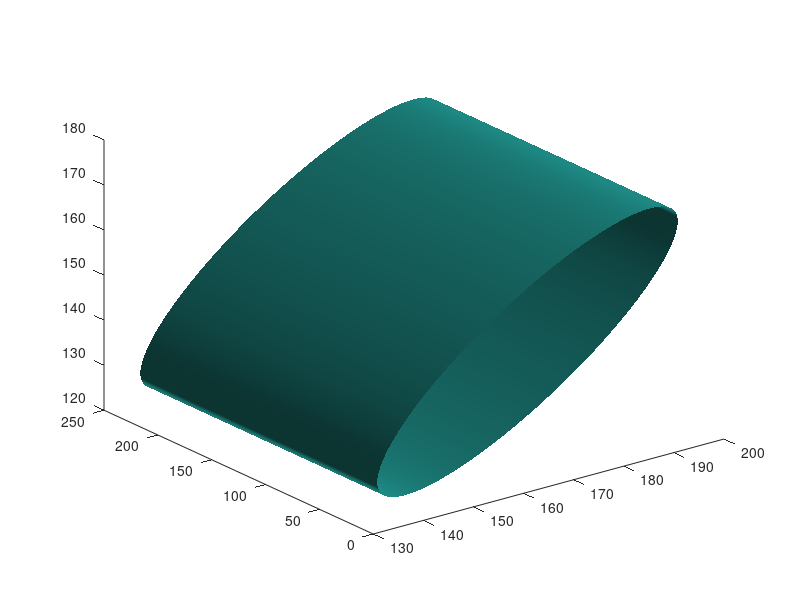

The MATLAB script that drew this image: (Note: this script raises an error after producing the figure.)

[x, y, z] = ndgrid(-11.0 : 0.1 : 11.0, -11.0 : 0.1 : 11.0, -11.0 : 0.1 : 11.0);

u = -2*y.^2 + 4*y.*z - 3*z.^2 + 4*y + 4*z - 12;

A = [
    [0, 0, 0];
    [0, -2, 2];
    [0, 2, -3]
];

B = [0; 2; 2]

a0 = -12

AlE = poly(A);
disp("Характеристический многочлен:");
polyout(AlE, 'l');

eigenvalues = sort(roots(AlE));
disp("Собственные значения:");
disp(eigenvalues)

[eigenvectors, val] = eig(A);

v1 = eigenvectors(:,1);
v2 = eigenvectors(:,2);
v3 = eigenvectors(:,3);

% Нормировка векторов
nv1 = v1 / dot(v1, v1);
nv2 = v2 / dot(v2, v2);
nv3 = v3 / dot(v3, v3);
S = [nv1, nv2, nv3];
disp("Матрица перехода:")
disp(S)

DA = transpose(S)*A*S;
disp("Диагональная матрица:")
disp(DA)

% Каноническая форма
B1 = transpose(S)*B;
v = (eigenvalues(1) * x.^2 + eigenvalues(2) * y.^2 + eigenvalues(3) * z.^2 + B1(1) * x + B1(2) * y + B1(3) * z + a0)/a0;

figure;
isosurface(u, 0);
figure;
isosurface(v, 0);